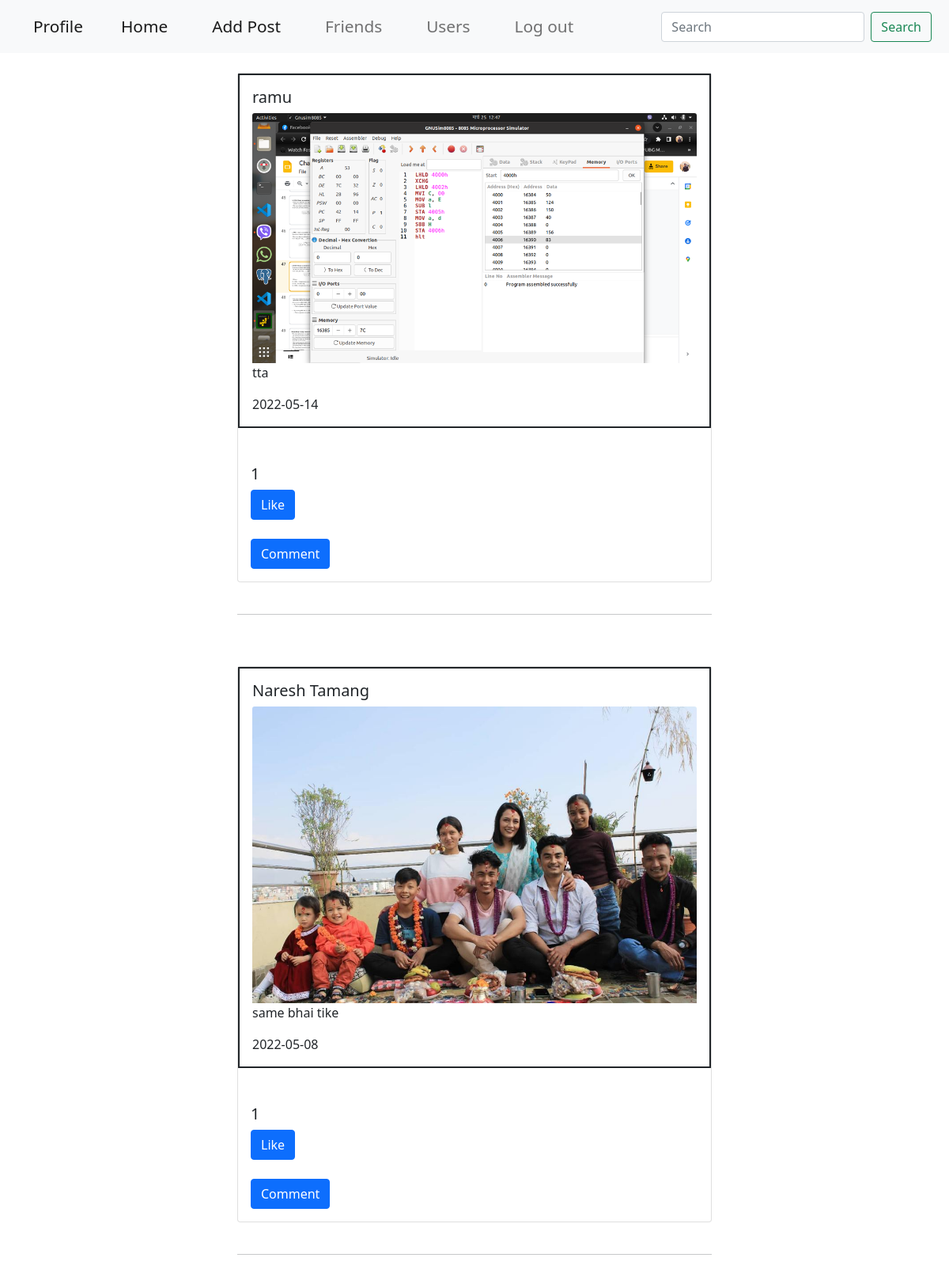
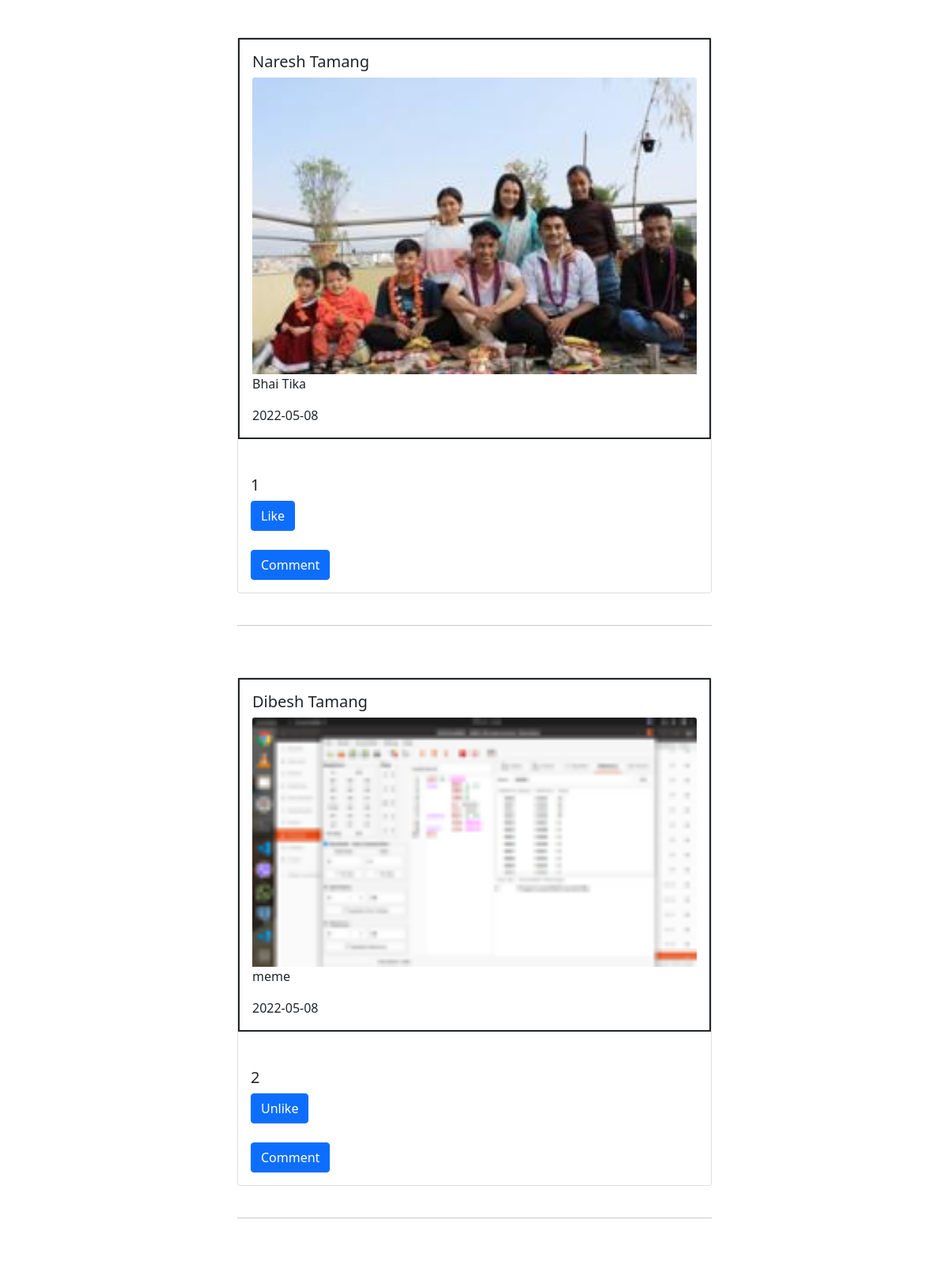
The app's page /home (signed in, upper part) with its own data (2 pictures, top to bottom).
### post/models.py (models this page shows, shortened)
class Post(db.Model):
    id = db.Column(db.Integer, primary_key = True)
    caption = db.Column(db.String(1000), nullable = False)
    image_file = db.Column(db.String(100), nullable = False)
    date_posted = db.Column(db.DateTime, nullable = False, default = datetime.utcnow)
    user_id = db.Column(db.Integer , db.ForeignKey('user.id'), nullable = False)
    like = db.relationship('Like', backref='poster', lazy = True)
    comments = db.relationship('Comment', backref='commentpost', lazy = True)

class User(db.Model, UserMixin):
    id = db.Column(db.Integer, primary_key = True)
    username = db.Column(db.String(20), unique = True, nullable = False)
    email =  db.Column(db.String(120), unique= True, nullable = False)
    image_file = db.Column(db.String(20), nullable = False, default = 'default.jpg')
    password = db.Column(db.String(1000), nullable = False)
    posts = db.relationship('Post', backref='author', lazy = True)
    like = db.relationship('Like', backref='author', lazy = True)
    comments = db.relationship('Comment', backref='commenter', lazy = True)

### post/routes.py (the view)
@app.route('/', methods = ['GET', 'POST'])
@app.route('/home', methods = ['GET', 'POST'])
def home():
    posts  = Post.query.order_by(Post.date_posted.desc())
    like = Like
    if request.method == 'POST':
        post = request.form.get("caption")
        likepost(post)
    return render_template('home.html', title = 'Home',  posts = posts, like = like)

### post/models.py (called while the page is built)
@login_manager.user_loader
def load_user(user_id):
    return User.query.get(int(user_id))

### post/templates/home.html (shortened to what this page needs)
{% extends 'layout.html' %}
{% block content %}
{% for post in posts %}
<div id = '{{ post.id }}' class="card card_post" style="width: 50%;">
    <div class="card-body" style="border: solid 2px;">
      <h5 class="card-title">{{ post.author.username }}</h5>
      <img src="{{ url_for('static', filename='post/'+post.image_file)  }}" class="card-img-top" alt="...">
      <p class="card-text">{{ post.caption }}</p>
      <p class="card-text">{{ post.date_posted.strftime('%Y-%m-%d') }}</p>
    </div>
    <div class="card-body">
      {% if current_user.is_authenticated %}
        <form action="{{ url_for('home') }}" method="POST">
          <h5 class="card-title">{{ like.query.filter_by(post_id = post.id).count() }}</h5>
          {% if like.query.filter_by(author = current_user ,poster = post).count() == 0 %}
        <button type="submit" class="btn btn-primary">Like</button>
        {% else %}
        <button type="submit" class="btn btn-primary">Unlike</button>
        {% endif %}</form><br>
        <a href="{{ url_for('comment', post_id = post.id) }}"><button type="button" class="btn btn-primary">Comment</button></a>
      {% endif %}
    </div>
</div><br><hr style="width: 50%; margin-left: 25%;"><br>
{% endfor %}>
{% endblock %}

### post/static/style.css (style rules this page uses)
.card_post { margin-left: 25%; margin-top: 25px; }

### records on screen
Post: author.username "ramu", image_file (picture), caption "tta", date_posted "2022-05-14", query.filter_by "1", shows "Like"
Post: {{ post.id }} 5 (drawn), author.username "Naresh Tamang", image_file (picture), caption "same bhai tike", date_posted "2022-05-08", query.filter_by "1", shows "Like"
Post: author.username "Naresh Tamang", image_file (picture), caption "Bhai Tika", date_posted "2022-05-08", query.filter_by "1", shows "Like"
Post: author.username "Dibesh Tamang", image_file (picture), caption "meme", date_posted "2022-05-08", query.filter_by "2", shows "Unlike"
